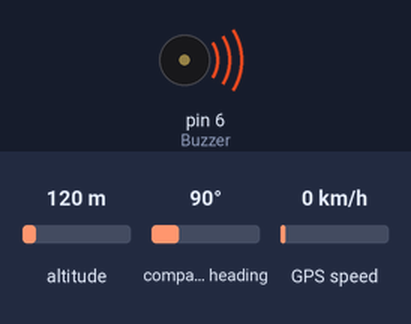
Bench run of a sketch on a simulated Arduino Uno, built for the host (arithmetic inside an expression is 32-bit, double 64-bit). On the bench: buzzer (waves = sounding, pin HIGH). The test bench sets the inputs (shaded band); at power-on: altitude 120 m, compass heading 90°, GPS speed 0 km/h. Storage starts empty; the GPS gets a fix after 3 s at 37.7749, -122.4194 with 8 satellites; what the sketch prints to the serial monitor is not drawn.

Above: at 0.1 s.
At 1.1 s:
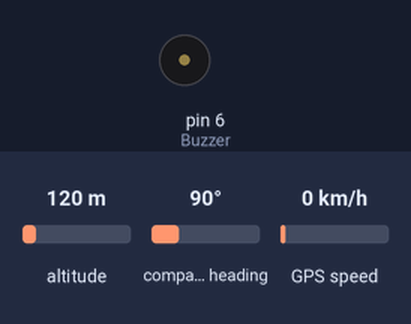
Timing chart, 0 to 2.6 s (numbered marks = the images above):
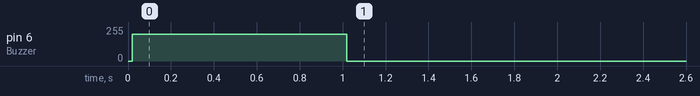

The sketch:

GPS_Datos_en_SD.ino
```cpp
#include <NMEAGPS.h>
#include <GPSport.h>
#include <SD.h>          //Libreria para tarjetas SD

NMEAGPS  gps; // This parses the GPS characters
gps_fix  fix; // This holds on to the latest values
#define SSpin 10                    //Pin Slave Select para el modulo micro SD
int Buzzer = 6;                //Pin de salida para el buzzer
File archivo;                  //Objeto "archivo" del tipo File

void setup()
{
  pinMode(Buzzer,OUTPUT);           //Buzzer es salida
  digitalWrite(Buzzer, LOW);        //Buzzer apagado

   if (!SD.begin(SSpin))                    //Si la tarjeta SD no inicia correctamente
   {
    while(1);                                //El ciclo setup termina
   }
  analogWrite(Buzzer, 200);
  delay(1000);
  analogWrite(Buzzer,LOW);
  delay(3000);

  DEBUG_PORT.begin(38400);
  while (!Serial)
    ;
  DEBUG_PORT.print( F("NMEAsimple.INO: started\n") );

  gpsPort.begin(9600);
}

//--------------------------

void loop()
{
  while (gps.available( gpsPort )) {
    fix = gps.read();

    DEBUG_PORT.print( F("Location: ") );
    if (fix.valid.location) {
      DEBUG_PORT.print( fix.latitude(), 6 );
      DEBUG_PORT.print( ',' );
      DEBUG_PORT.print( fix.longitude(), 6 );
    }

    DEBUG_PORT.print( F(", Altitude: ") );
    if (fix.valid.altitude)
      DEBUG_PORT.print( fix.altitude() );

    DEBUG_PORT.println();

    archivo = SD.open("GPS.txt",FILE_WRITE);
      if(archivo){
      archivo.print(fix.latitude(),6);
      archivo.print(",");
      archivo.print(fix.longitude(),6);
      archivo.print(",");
      archivo.println(fix.altitude());
      archivo.close();
      }
  }
}
```
